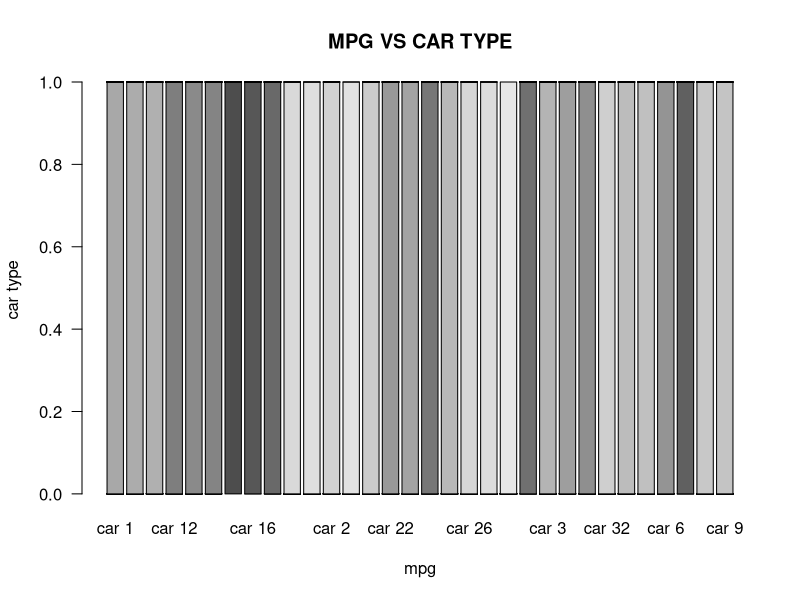

R code for this plot:
# 3.A Solution
attach(mtcars)
carData.df <- mtcars[, c(1, 2, 4, 6, 10)]

# 3.B Solution
set.seed(5)
offset <- rnorm(length(mpg),mean = 5, sd = 2)
carData.df$mpg = carData.df$mpg + offset

# 3.C Solution
carType <- paste("car", 1:length(mpg))

# 3.D Solution
carData.df <- cbind(carData.df, carType)
subset(carData.df, gear==5)

# 3.F Solution
tapply(carData.df$mpg, list(carData.df$gear), mean)

# 3.G Solution
tapply(carData.df$wt, list(carData.df$cyl), mean)

# 3.H(i) Solution
count <- table(carData.df$mpg, carData.df$carType)

# 3.H.(ii) Solution
barplot(count, main="MPG VS CAR TYPE", ylab="car type", xlab="mpg", las="1")
